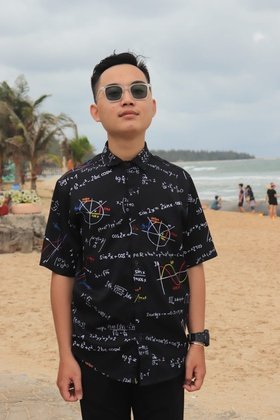
%> input picture firmware/LORD.jpg, 280 x 420 px, shrunk from 1365 x 2048 before the run
$ octave image_filter_gauss_lowpass.m   (GNU Octave 9; MATLAB toolbox functions it lacks are replaced by stand-ins)
%> lines starting %> are read from the running program, lines starting %| are printed output that depends on the picture
clear;
clc;
%% Program to demonstrate the guasse low pass filter
%Read the imput
imdata =imread('LORD.jpg');
%> imdata is the input picture: size 420x280x3 uint8; mean R, G, B 142.8, 133.3, 123.8
[m,n,z]=size(imdata);
%> m = 420; n = 280; z = 3
if (z==3)
imdata=rgb2gray(imdata);
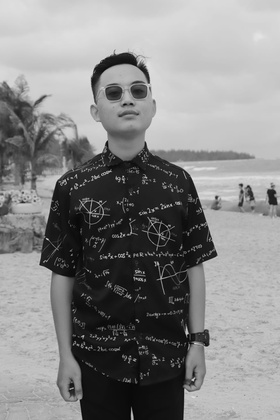
%> imdata: size 420x280 uint8; min 0, max 228, mean 135.1
[m,n,z]=size(imdata);
%> z = 1
end

%Set the cut-off frequency
Fc=50;

%Determine the centre of image
p= round(m/2);
%> p = 210
q= round(n/2);
%> q = 140
o= round(z/2);
%> o = 1

%Define the filter kernel
H=zeros(m,n,z);
for i=1:m
    for j=1:n
        for k=1:o
        d = (i-p).^2+(j-q).^2+(k-o).^2;
        H(i,j,k) = exp(-d/2/Fc^2);
        end
    end
end
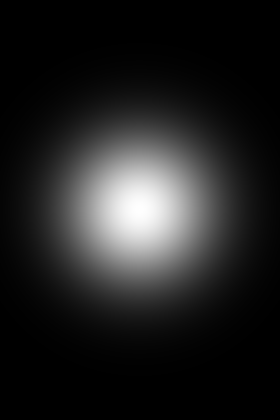
%> H: size 420x280 double; min 2.93e-06, max 1, mean 0.133

%Input image in frequecy domain

A_f = fftshift(fft2(imdata));

%Apply the Gaussian low pass filter

B = A_f.*H;
C1 = abs(ifft2(B));
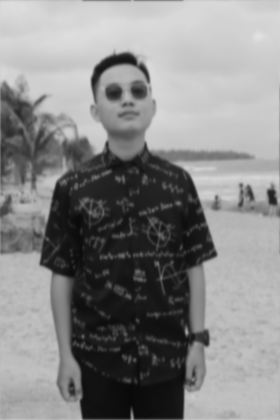
%> C1: size 420x280 double; min 9.51, max 225.8, mean 135

%Display the output  and input image
subplot(221);
imshow(imdata);
title('Origin Image');
subplot(222);
imshow(H);
title('2D view of H');
subplot(223);
%surf(H);
surf(H)
title('3D view of H');
subplot(224)
imshow(uint8(C1));
title('Filtered Image');
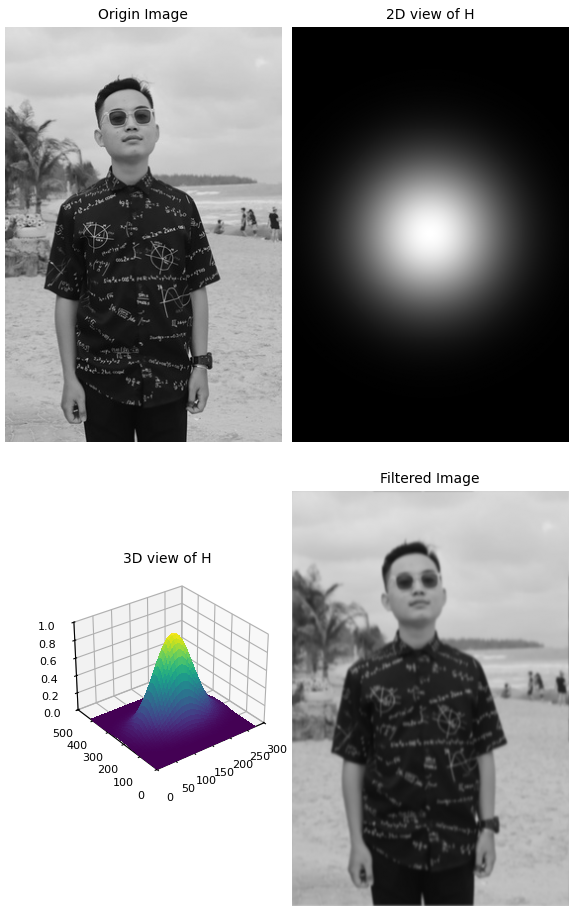
%> figure redrawn from the program's plot data, 4 panels

$ run again, with firmware/0.jpg copied over firmware/LORD.jpg
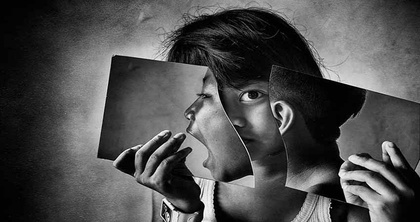
%> input picture firmware/0.jpg, 420 x 222 px, shrunk from 850 x 449 before the run
%> imdata is the input picture: size 222x420 uint8; min 0, max 255, mean 78
%> after the loop `for i=1:m`:
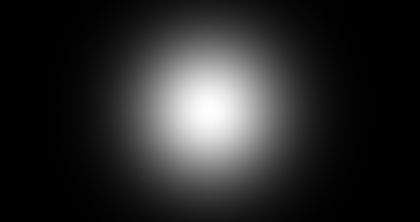
%> H: size 222x420 double; min 1.26e-05, max 1, mean 0.164
%> `title('Filtered Image');`:
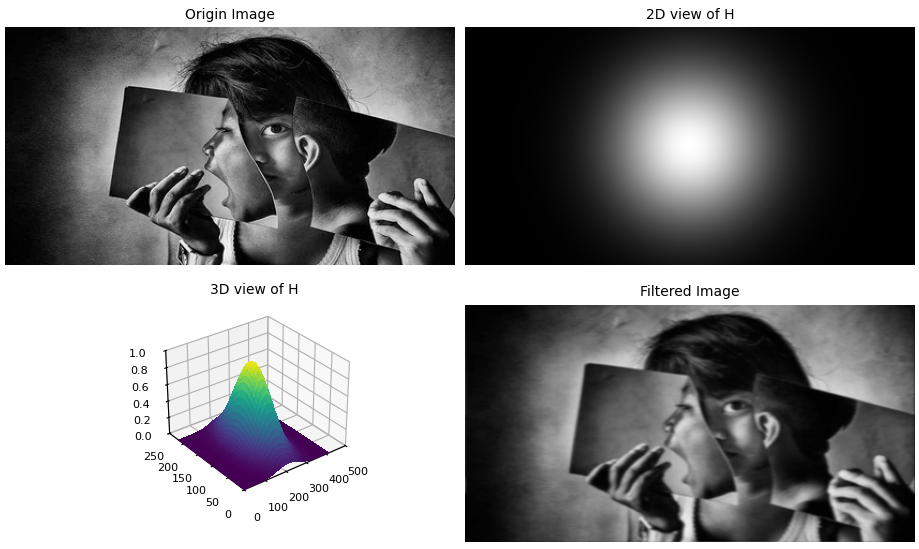
%> figure redrawn from the program's plot data, 4 panels

$ run again, with firmware/1.jpg copied over firmware/LORD.jpg
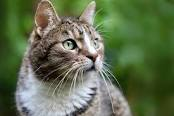
%> input picture firmware/1.jpg, 174 x 116 px
%> imdata is the input picture: size 116x174x3 uint8; mean R, G, B 97.2, 112.1, 79.2
%> imdata: size 116x174 uint8
%> after the loop `for i=1:m`:
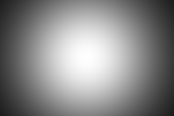
%> H: size 116x174 double; min 0.112, max 1, mean 0.539
%> `title('Filtered Image');`:
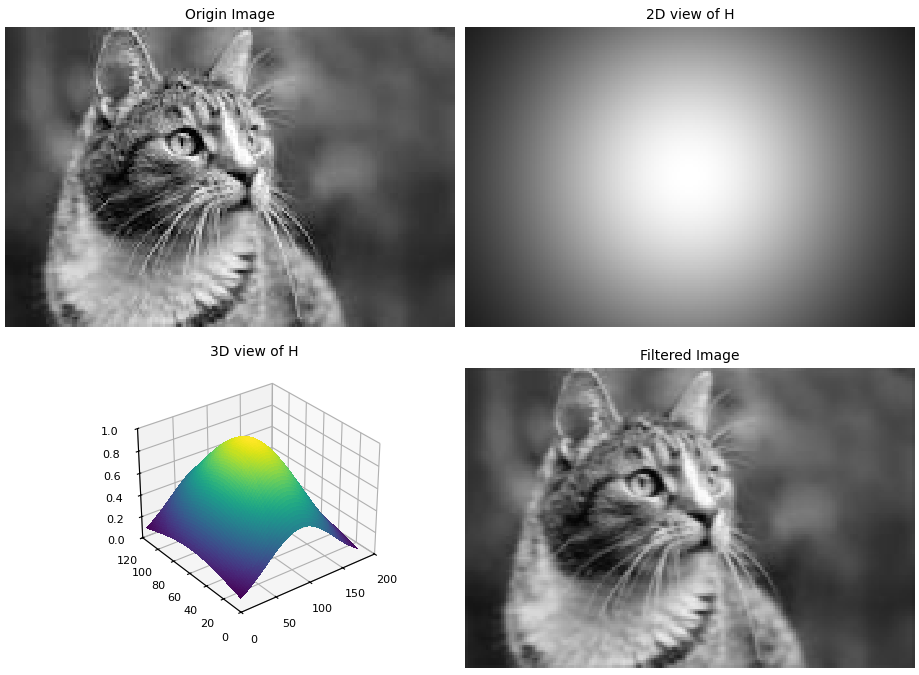
%> figure redrawn from the program's plot data, 4 panels
